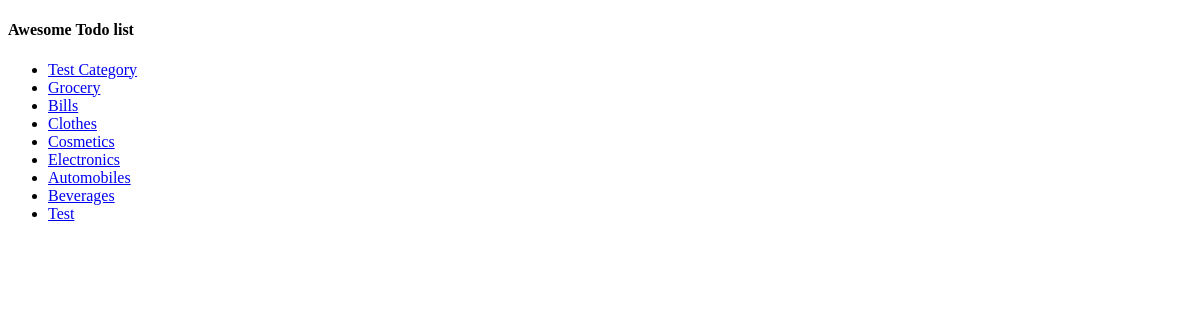
/todo_app/, run on an earlier commit of the app's database.
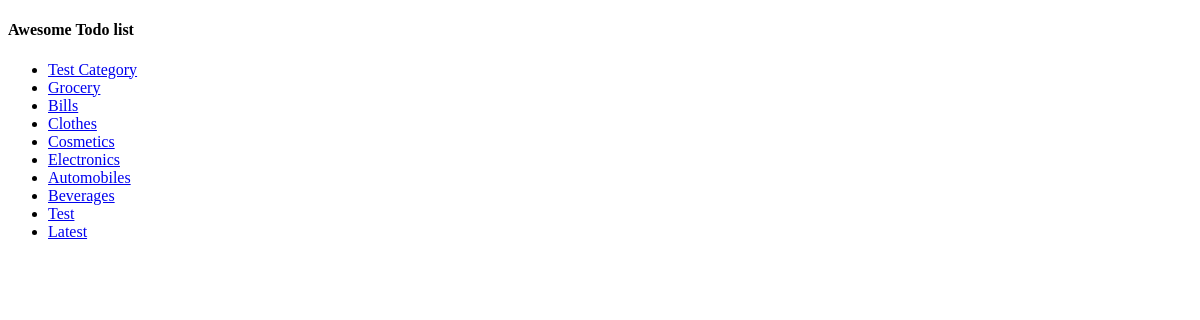
And on a later commit of the database.
### todo_app/models.py (models this page shows, shortened)
class Category(models.Model):
    name = models.CharField(max_length=200)
    is_delete = models.BooleanField(default=False)
    created_at = models.DateTimeField(auto_now_add=True,null=True)
    modified_at = models.DateTimeField(auto_now_add=True,null=True)

### todo_app/views.py (the view)
# urls.py: path('', views.index, name='index'),
def index(request):
    list_of_category_objects = Category.objects.all()
    context = {
        'categories': list_of_category_objects
    }
    return render(request,'todo_app/index.html', context)

### todo_app/templates/todo_app/index.html (shortened to what this page needs)
<!DOCTYPE html>
<html lang="en">
    <head>
    </head>
    <body>
        <h4>Awesome Todo list</h4>
        <div>
            <ul>
                {% for category in categories %}
                <li><a href="{{ category.id }}/">{{ category.name }}</a>
                </li>
                {% endfor %}
            </ul>
        </div>
    </body>
</html>

What changed in the data, as far as the page shows it:
added Category: name "Latest"
